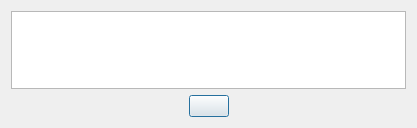
<?xml version="1.0" encoding="UTF-8"?>
<ui version="4.0">
 <class>Dialog</class>
 <widget class="QDialog" name="Dialog">
  <property name="geometry">
   <rect>
    <x>0</x>
    <y>0</y>
    <width>417</width>
    <height>128</height>
   </rect>
  </property>
  <property name="windowTitle">
   <string>Dialog</string>
  </property>
  <layout class="QVBoxLayout" name="verticalLayout">
   <item>
    <widget class="QPlainTextEdit" name="plainTextEdit"/>
   </item>
   <item>
    <layout class="QHBoxLayout" name="horizontalLayout">
     <item>
      <spacer name="horizontalSpacer">
       <property name="orientation">
        <enum>Qt::Orientation::Horizontal</enum>
       </property>
       <property name="sizeHint" stdset="0">
        <size>
         <width>40</width>
         <height>20</height>
        </size>
       </property>
      </spacer>
     </item>
     <item>
      <widget class="QPushButton" name="pushButton">
       <property name="text">
        <string/>
       </property>
      </widget>
     </item>
     <item>
      <spacer name="horizontalSpacer_2">
       <property name="orientation">
        <enum>Qt::Orientation::Horizontal</enum>
       </property>
       <property name="sizeHint" stdset="0">
        <size>
         <width>40</width>
         <height>20</height>
        </size>
       </property>
      </spacer>
     </item>
    </layout>
   </item>
  </layout>
 </widget>
 <resources/>
 <connections/>
</ui>
